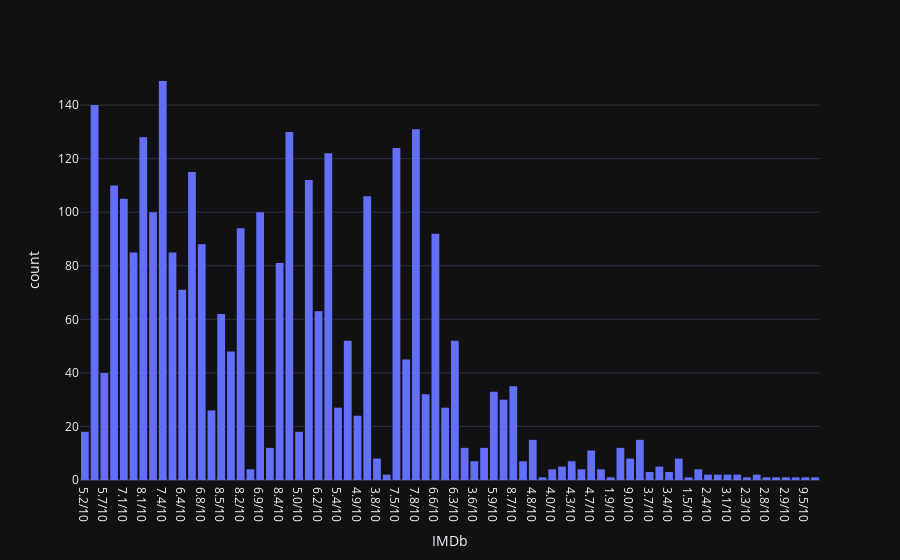

The code cell stored with this chart in its notebook:
### Code cell
fig = px.histogram(X_train, x = "IMDb")
fig.show()

### Figure 1 — Plotly figure (JSON) as saved in the notebook; plotly's stock layout.template omitted (floating-point values rounded to 4 significant figures; data arrays with more than 128 entries replaced by an {"elided": "..."} marker saying what was removed)
{"data": [{"alignmentgroup": "True", "bingroup": "x", "hovertemplate": "IMDb=%{x}<br>count=%{y}<extra></extra>", "legendgroup": "", "marker": {"color": "#636efa", "pattern": {"shape": ""}}, "name": "", "offsetgroup": "", "orientation": "v", "showlegend": false, "x": {"elided": "3757 str values"}, "xaxis": "x", "yaxis": "y", "type": "histogram"}], "layout": {"xaxis": {"anchor": "y", "domain": [0.0, 1.0], "title": {"text": "IMDb"}}, "yaxis": {"anchor": "x", "domain": [0.0, 1.0], "title": {"text": "count"}}, "legend": {"tracegroupgap": 0}, "margin": {"t": 60}, "barmode": "relative"}}
